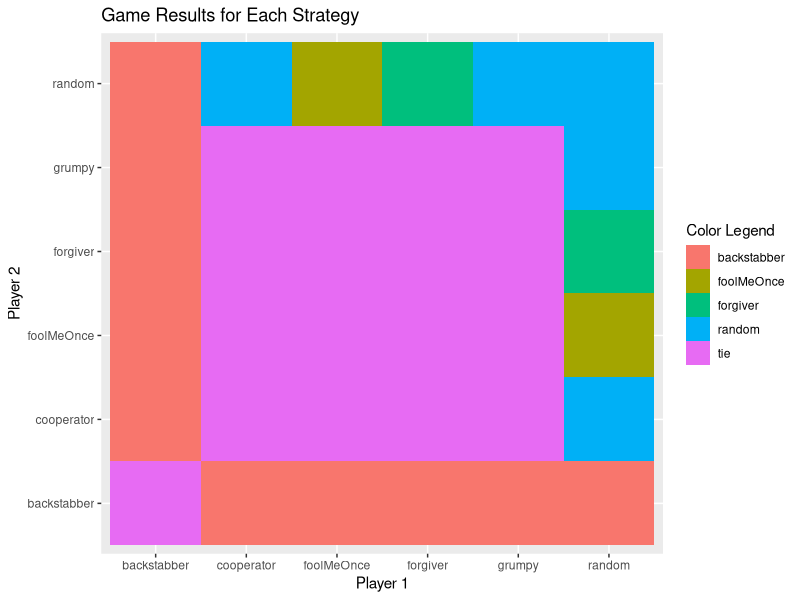
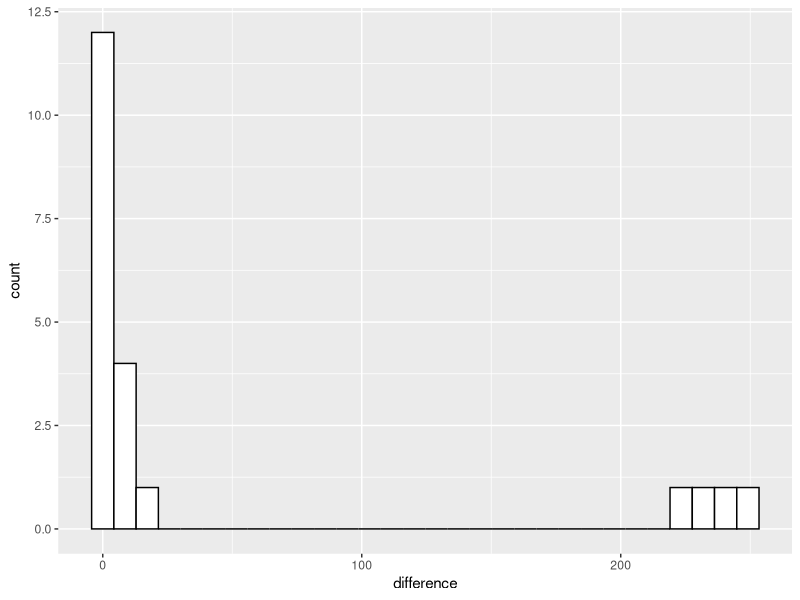
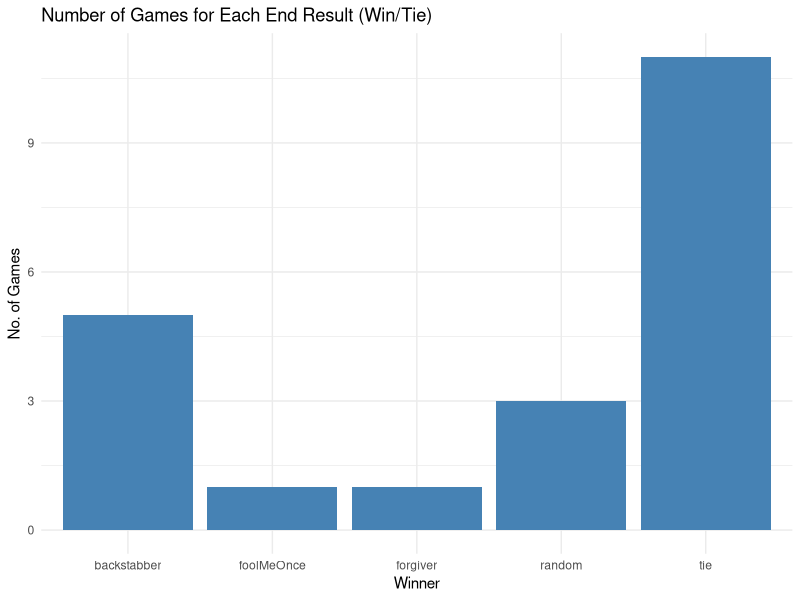

Recreate these plots in R, in order.
## ---- chunk 1
knitr::opts_chunk$set(collapse = TRUE)

# check for required packages and install if not already
list.of.packages <- c("tools", "roxygen2", "shiny", "dplyr", "ggvis", "progress")
new.packages <- list.of.packages[!(list.of.packages %in% installed.packages()[, "Package"])]
if (length(new.packages)) install.packages(new.packages)

# load libraries
library(tools) # needed for shiny app
library(readr) # read_csv()
library(dplyr) # dplyr()
library(ggplot2) # ggplot()


## ---- chunk 2
pd_data <- read_csv("Copy of prisoners_dilemma_data.xlsx - Sheet1.csv") |> 
  mutate(winner = case_when( # if you are interested, case_when() is a very useful
    score1 > score2 ~ player1, # function to create new variables. check out how it
    score1 < score2 ~ player2, # works by googling.
    score1 == score2 ~ "tie"
  ))

pd_data_un <- pd_data %>% 
  mutate("same" = ifelse(player1 == player2, 1, 0)) %>%
  filter(same != 1) 

player1_data <- pd_data |> select(player = player1, score = score1, opponent = player2)
player2_data <- pd_data |> select(player = player2, score = score2, opponent = player1)
player_data_long <- bind_rows(player1_data, player2_data)
## ---- chunk 3
# df of just players and winners
simplified_df <- pd_data %>% 
  select(player1, player2, winner)

# get inverse of df to have no white spots in heat map
df2 <- data.frame()
for (i in (1:nrow(pd_data))){
  player1 <- pd_data$player2[i]
  player2 <- pd_data$player1[i]
  winner <- pd_data$winner[i]
  
  df2 <- rbind(df2, data.frame(player1,player2,winner))
}

# combine dfs
heatmap_df <- rbind(simplified_df, df2)
  
# graph heatmap
heatmap_graph <- ggplot(heatmap_df, aes(x = player1, y = player2, fill = winner)) +
  geom_tile() +
  labs(x = "Player 1", y = "Player 2", fill = "Color Legend", title = "Game Results for Each Strategy") 

## ---- chunk 4
heatmap_graph
## ---- chunk 5
winner_counts <- pd_data %>% 
  count(winner) %>% 
  mutate(wins = n) %>% 
  select(winner, wins)

win_count_plot <- ggplot(data=winner_counts, aes(x=winner, y=wins)) +
  geom_bar(stat="identity", fill="steelblue")+
  theme_minimal() +
  labs(x="Winner", y="No. of Games", title="Number of Games for Each End Result (Win/Tie)")

abs_value <- pd_data %>% 
  mutate(difference = abs((score1 - score2)))


ggplot(abs_value, aes(x=difference)) +
  geom_histogram(color="black", fill="white")
## ---- chunk 6
win_count_plot
